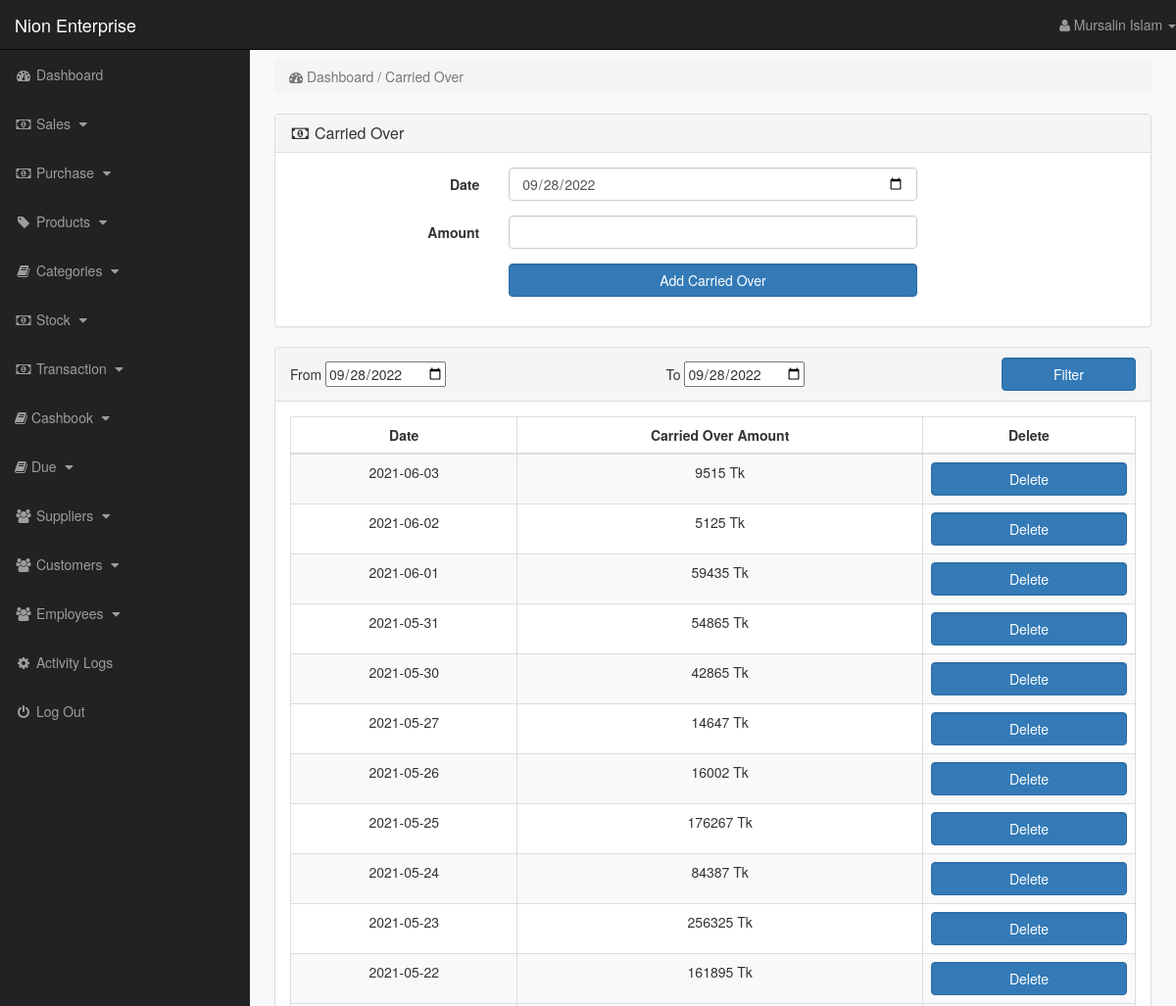
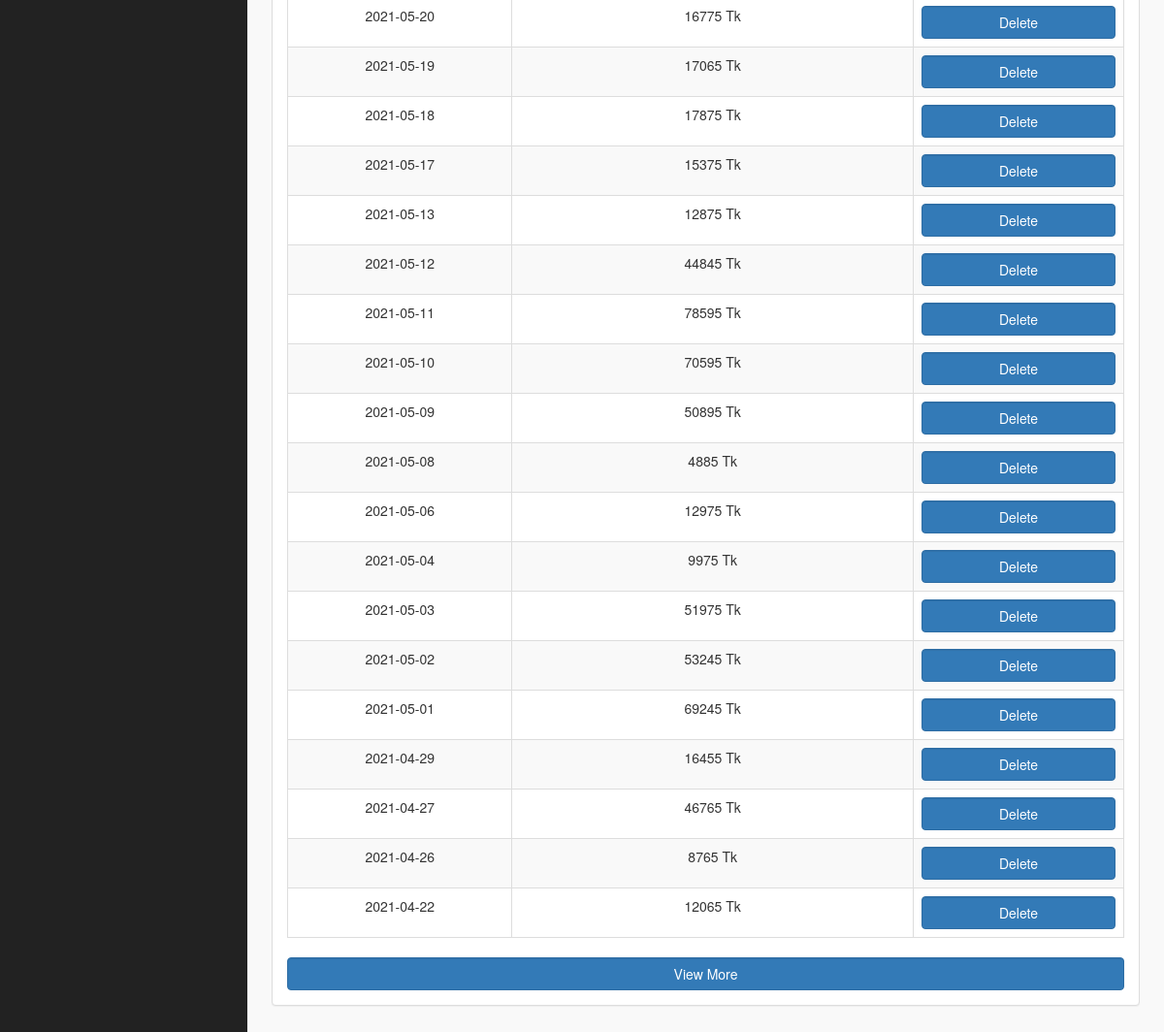
Screenshot of /index.php?insert_carry (signed in) with the database file from the repository (2 pictures, top to bottom).
### tables this page shows
CREATE TABLE `balance` (
  `balance_id` int(200) NOT NULL,
  `date` date DEFAULT NULL,
  `income` text,
  `i_name` text,
  `i_purpose` text,
  `expenditure` text,
  `e_name` text,
  `e_purpose` text,
  `carried_over` text
);

### insert_carry.php (the view, shortened to what this page needs)
<?php
$month = date('m');
$day = date('d');
$year = date('Y');
$today = $year . '-' . $month . '-' . $day;
if (!isset($_SESSION['admin_email'])) {
    echo "<script>window.open('login.php','_self')</script>";
} else {
?>
    <!DOCTYPE html>
    <html lang="en">
    <head>
    </head>
    <body>
        <div class="row">
            <div class="col-lg-12">
                <ol class="breadcrumb">
                    <li class="active">
                        <i class="fa fa-dashboard"></i> Dashboard / Carried Over
                    </li>
                </ol>
            </div>
        </div>
        <div class="row">
            <div class="col-lg-12">
                <div class="panel panel-default">
                    <div class="panel-heading">
                        <h3 class="panel-title">
                            <i class="fa fa-money fa-fw"></i> Carried Over
                        </h3>
                    </div>
                    <div class="panel-body">
                        <form method="post" class="form-horizontal" enctype="multipart/form-data">
                            <div class="form-group">
                                <label class="col-md-3 control-label"> Date </label>
                                <div class="col-md-6">
                                    <input name="date" type="date" class="form-control" value="<?php echo $today; ?>" required>
                                </div>
                            </div>
                            <div class="form-group">
                                <label class="col-md-3 control-label"> Amount </label>
                                <div class="col-md-6">
                                    <input name="amount" type="text" class="form-control" required>
                                </div>
                            </div>
                            <div class="form-group">
                                <label class="col-md-3 control-label"></label>
                                <div class="col-md-6">
                                    <input name="add" value="Add Carried Over" type="submit" class="btn btn-primary form-control">
                                </div>
                            </div>
                        </form>
                    </div>
                </div>
            </div>
            <form method="post" class="form-horizontal" enctype="multipart/form-data">
            <div class="col-md-12">
                <div class="panel panel-default">
                    <div class="panel-heading">
                        <table style="width:100%">
                            <tr>
                                <td>From <input type="date" name="from_date" value="<?php echo $today; ?>"></td>
                                <td>To <input type="date" name="to_date" value="<?php echo $today; ?>"></td>
                                <td><input name="filter" value="Filter" type="submit" class="btn btn-primary form-control"></td>
                            </tr>
                        </table>
                    </div>
                    <div class="panel-body">
                        <div class="table-responsive">
                            <table class="table table-striped table-bordered table-hover" id="table">
                                <thead>
                                    <tr>
                                        <th style="text-align: center;"> Date </th>
                                        <th style="text-align: center;"> Carried Over Amount</th>
                                        <th style="text-align: center;"> Delete</th>
                                    </tr>
                                </thead>
                                <tbody id="carry">
                                    <?php
                                    if (!isset($_POST['filter'])) {
                                        $view_report = "select * from balance where carried_over>0 order by date desc LIMIT 30";
                                        $run_report = mysqli_query($con, $view_report);
                                        while ($row_order = mysqli_fetch_array($run_report)) {
                                            $date = $row_order['date'];
                                            $amount = $row_order['carried_over'];
                                            $id = $row_order['balance_id'];
                                    ?>
                                            <tr style="text-align: center;">
                                                <td> <?php echo $date; ?></td>
                                                <td> <?php echo $amount; ?> Tk </td>
                                                <td><form action="?delete_carry=<?php echo $id; ?>" method="POST">
                                                <input name="delete" value="Delete" type="submit" class="btn btn-primary form-control" onClick="return confirm('Are you sure you want to delete?')">
                                                </form>
                                                </td>
                                            </tr>
                                        <?php }
                                    } ?>
                                </tbody>
                            </table>
                        </div>
                        <input name="load" id="load" value="View More" type="submit" class="btn btn-primary form-control">
                    </div>
                </div>
            </div>
        </form>
        </div>
    </body>
    </html>
<?php } ?>

### includes/sidebar.php (shortened to what this page needs)
<?php
    if(!isset($_SESSION['admin_email'])){
        echo "<script>window.open('login.php','_self')</script>";
    }else{
?>
<!DOCTYPE html>
<html lang="en">
<head>
    <link rel="stylesheet" href="css/bootstrap-337.min.css">
    <link rel="stylesheet" href="font-awsome/css/font-awesome.min.css">
    <link rel="stylesheet" href="css/style.css">
</head>
<nav class="navbar navbar-inverse navbar-fixed-top">
    <div class="navbar-header">
        <a href="index.php?dashboard" class="navbar-brand">Nion Enterprise</a>
    </div>
    <ul class="nav navbar-right top-nav">
        <li class="dropdown">
            <a href="#" class="dropdown-toggle" data-toggle="dropdown">
                <i class="fa fa-user"></i> <?php echo $admin_name;  ?> <b class="caret"></b>
            </a>
        </li>
    </ul>
    <div class="collapse navbar-collapse navbar-ex1-collapse">
        <ul class="nav navbar-nav side-nav">
            <li>
                <a href="index.php?dashboard">
                        <i class="fa fa-fw fa-dashboard"></i> Dashboard
                </a>
            </li>
            <li>
                <a href="#" data-toggle="collapse" data-target="#sales">
                        <i class="fa fa-fw fa-money"></i> Sales
                        <i class="fa fa-fw fa-caret-down"></i>
                </a>
            </li>
            <li>
                <a href="#" data-toggle="collapse" data-target="#purchase">
                        <i class="fa fa-fw fa-money"></i> Purchase
                        <i class="fa fa-fw fa-caret-down"></i>
                </a>
            </li>
            <li>
                <a href="#" data-toggle="collapse" data-target="#products">
                        <i class="fa fa-fw fa-tag"></i> Products
                        <i class="fa fa-fw fa-caret-down"></i>
                </a>
            </li>
            <li>
                <a href="#" data-toggle="collapse" data-target="#cat">
                        <i class="fa fa-fw fa-book"></i> Categories
                        <i class="fa fa-fw fa-caret-down"></i>
                </a>
            </li>
            <li>
                <a href="#" data-toggle="collapse" data-target="#stock">
                    <i class="fa fa-fw fa-money"></i> Stock
                    <i class="fa fa-fw fa-caret-down"></i>
                </a>
            </li>
            <li>
                <a href="#" data-toggle="collapse" data-target="#transaction">
                        <i class="fa fa-fw fa-money"></i> Transaction
                        <i class="fa fa-fw fa-caret-down"></i>
                </a>
            </li>
            <li>
                <a href="#" data-toggle="collapse" data-target="#cashbook">
                        <i class="fa fa-book"></i> Cashbook
                        <i class="fa fa-fw fa-caret-down"></i>
                </a>
            </li>
            <li>
                <a href="#" data-toggle="collapse" data-target="#due">
                        <i class="fa fa-book"></i> Due
                        <i class="fa fa-fw fa-caret-down"></i>
                </a>
            </li>
            <li>
                <a href="#" data-toggle="collapse" data-target="#suppliers">
                        <i class="fa fa-fw fa-users"></i> Suppliers
                        <i class="fa fa-fw fa-caret-down"></i>
                </a>
            </li>
            <li>
                            <a href="#" data-toggle="collapse" data-target="#customers">
                        <i class="fa fa-fw fa-users"></i> Customers
                        <i class="fa fa-fw fa-caret-down"></i>
                </a>
            </li>
            <li>
                <a href="#" data-toggle="collapse" data-target="#users">
                        <i class="fa fa-fw fa-users"></i> Employees
                        <i class="fa fa-fw fa-caret-down"></i>
                </a>
            </li>
            <li>
                <a href="index.php?logs">
                    <i class="fa fa-cog fa-spin fa-fw"></i> Activity Logs
                </a>
            </li>
            <li>
                <a href="logout.php">
                    <i class="fa fa-fw fa-power-off"></i> Log Out
                </a>
            </li>
        </ul>
    </div>
</nav>
<?php } ?>

### css/style.css (style rules this page uses)
body { margin-top: 100px; }
@media (min-width: 768px) { body { margin-top: 50px; } }
.top-nav { 0 15px; }
.top-nav>li { float: left; display: inline-block; }
.top-nav>li>a { color: #999999; line-height: 20px; padding-top: 15px; padding-bottom: 15px; }
@media (min-width: 768px) { .side-nav { position: fixed; top: 51px; bottom: 0; width: 255px; overflow-y: auto; overflow-x: hidden; background-color: #222222; padding-bottom: 40px; border-radius: 0; } }
@media (min-width: 768px) { .side-nav>li>a { width: 255px; } }
.panel-body { border-radius: 5px; }

### rows the page displays
balance: date "2021-06-03", carried_over "9515"
balance: date "2021-06-02", carried_over "5125"
balance: date "2021-06-01", carried_over "59435"
balance: date "2021-05-31", carried_over "54865"
balance: date "2021-05-30", carried_over "42865"
balance: date "2021-05-27", carried_over "14647"
balance: date "2021-05-26", carried_over "16002"
balance: date "2021-05-25", carried_over "176267"
balance: date "2021-05-24", carried_over "84387"
balance: date "2021-05-23", carried_over "256325"
balance: date "2021-05-22", carried_over "161895"
balance: date "2021-05-20", carried_over "16775"
balance: date "2021-05-19", carried_over "17065"
balance: date "2021-05-18", carried_over "17875"
balance: date "2021-05-17", carried_over "15375"
balance: date "2021-05-13", carried_over "12875"
balance: date "2021-05-12", carried_over "44845"
balance: date "2021-05-11", carried_over "78595"
balance: date "2021-05-10", carried_over "70595"
balance: date "2021-05-09", carried_over "50895"
balance: date "2021-05-08", carried_over "4885"
balance: date "2021-05-06", carried_over "12975"
balance: date "2021-05-04", carried_over "9975"
balance: date "2021-05-03", carried_over "51975"
balance: date "2021-05-02", carried_over "53245"
balance: date "2021-05-01", carried_over "69245"
balance: date "2021-04-29", carried_over "16455"
balance: date "2021-04-27", carried_over "46765"
balance: date "2021-04-26", carried_over "8765"
balance: date "2021-04-22", carried_over "12065"

### other values shown
$admin_name "Mursalin Islam"
